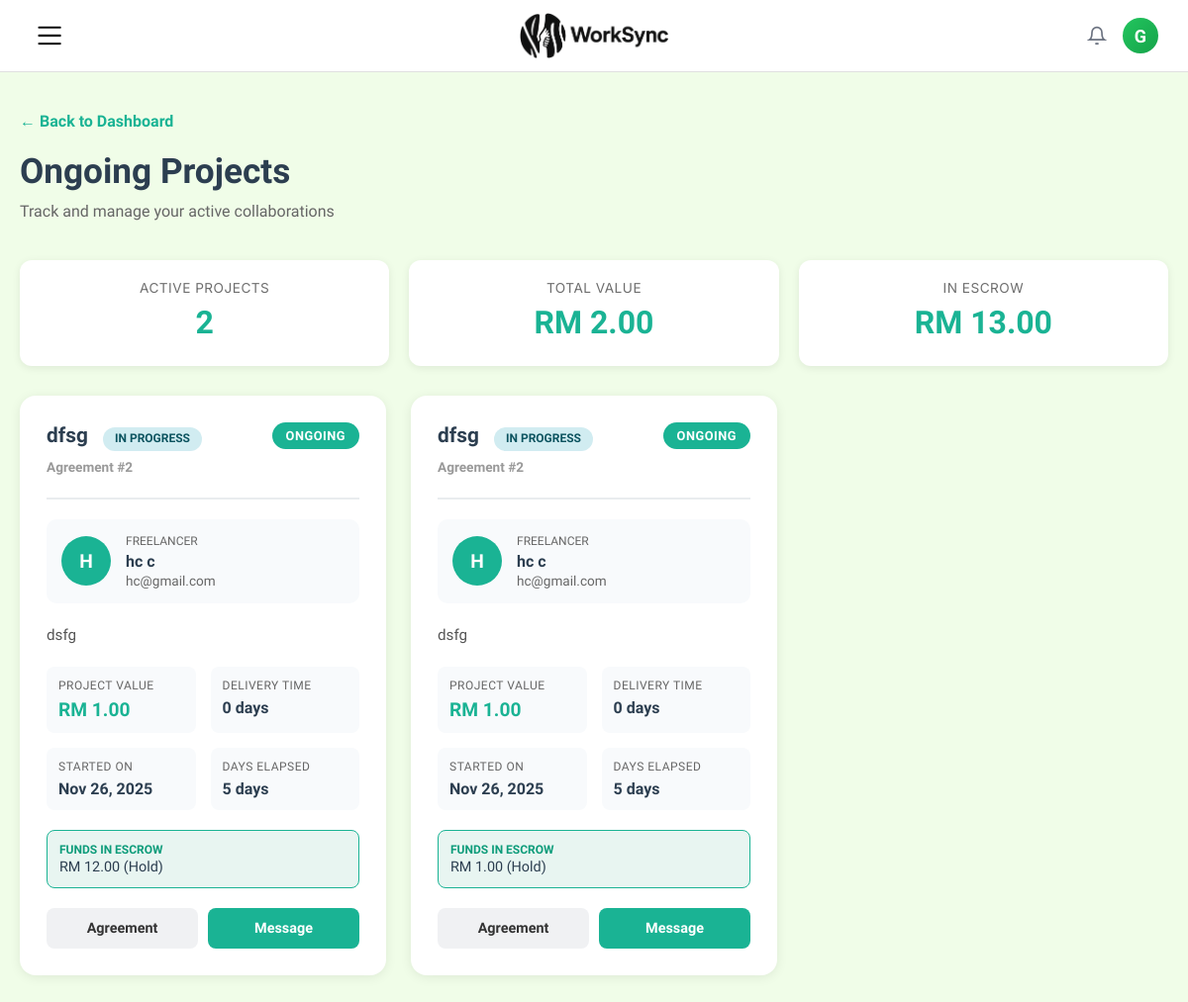
/page/ongoing_projects.php (signed in), run on an earlier commit of the app's database.
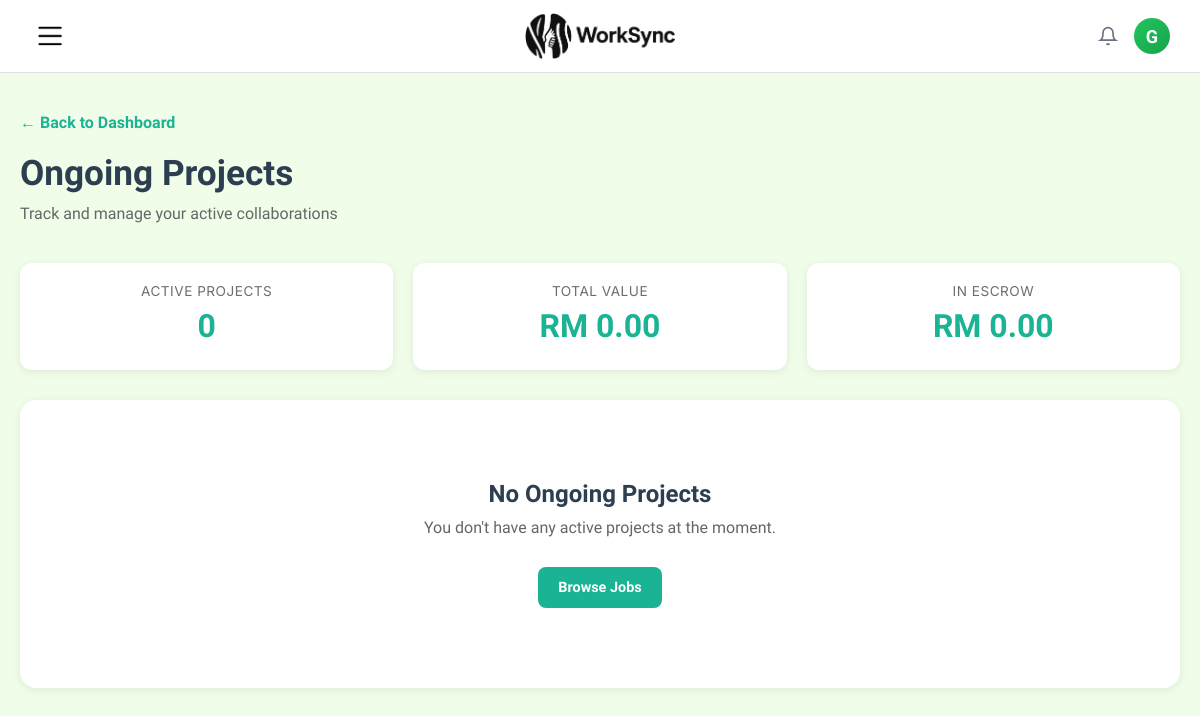
And on a later commit of the database.
### tables this page shows
CREATE TABLE
  `agreement` (
    `AgreementID` int (11) NOT NULL,
    `FreelancerID` int (11) DEFAULT NULL,
    `ClientID` int (11) DEFAULT NULL,
    `CreatedDate` timestamp NOT NULL DEFAULT current_timestamp(),
    `CompleteDate` date DEFAULT NULL,
    `DeliveryDate` date DEFAULT NULL,
    `agreeementPath` varchar(255) DEFAULT NULL,
    `ClientSignedDate` datetime DEFAULT NULL,
    `ClientSignaturePath` varchar(255) DEFAULT NULL,
    `FreelancerSignedDate` datetime DEFAULT NULL,
    `ExpiredDate` datetime DEFAULT NULL,
    `FreelancerSignaturePath` varchar(255) DEFAULT NULL,
    `Terms` text DEFAULT NULL,
    `Status` varchar(50) DEFAULT NULL,
    `ProjectTitle` varchar(255) DEFAULT NULL,
    `Scope` text DEFAULT NULL,
    `DeliveryTime` int (11) NOT NULL,
    `Deliverables` text DEFAULT NULL,
    `PaymentAmount` decimal(10, 2) DEFAULT NULL,
    `RemainingRevisions` int (11) NOT NULL DEFAULT 3,
    `ProjectDetail` text DEFAULT NULL,
    `FreelancerName` varchar(255) DEFAULT NULL,
    `ClientName` varchar(255) DEFAULT NULL
  );

CREATE TABLE
  `freelancer` (
    `FreelancerID` int (11) NOT NULL,
    `FirstName` varchar(100) DEFAULT NULL,
    `LastName` varchar(100) DEFAULT NULL,
    `Email` varchar(255) DEFAULT NULL,
    `Password` varchar(255) DEFAULT NULL,
    `PhoneNo` varchar(50) DEFAULT NULL,
    `ProfilePicture` varchar(500) DEFAULT NULL,
    `Status` varchar(50) DEFAULT NULL,
    `Address` text DEFAULT NULL,
    `Experience` text DEFAULT NULL,
    `Education` text DEFAULT NULL,
    `SocialMediaURL` varchar(255) DEFAULT NULL,
    `Bio` text DEFAULT NULL,
    `Rating` decimal(3, 2) DEFAULT NULL,
    `TotalEarned` decimal(10, 2) DEFAULT NULL,
    `JoinedDate` timestamp NOT NULL DEFAULT current_timestamp(),
    `isDelete` tinyint (1) DEFAULT 0
  );

CREATE TABLE
  `escrow` (
    `EscrowID` int (11) NOT NULL,
    `OrderID` int (11) DEFAULT NULL COMMENT 'Order/Project ID if applicable',
    `PayerID` int (11) NOT NULL COMMENT 'Client ID who pays',
    `PayeeID` int (11) NOT NULL COMMENT 'Freelancer ID who receives',
    `Amount` decimal(10, 2) NOT NULL,
    `Status` enum ('hold', 'released', 'refunded') NOT NULL DEFAULT 'hold',
    `CreatedAt` timestamp NOT NULL DEFAULT current_timestamp(),
    `ReleasedAt` timestamp NULL DEFAULT NULL
  );

### includes/header.php (called while the page is built, shortened)
<?php
if (isset($_SESSION['user_id']) && isset($_SESSION['user_type'])) {
    $user_type = $_SESSION['user_type'];
} else {
    echo '👤';
}
?>

### page/ongoing_projects.php (the view, shortened to what the changed rows need)
<?php
$user_id = $_SESSION['user_id'];
$user_type = $_SESSION['user_type'];
$conn = getDBConnection();
if ($user_type === 'client') {
    $sql = "SELECT
                a.AgreementID,
                a.ProjectTitle,
                a.ProjectDetail,
                a.PaymentAmount,
                a.DeliveryTime,
                a.ClientSignedDate,
                a.FreelancerSignedDate,
                a.Status,
                a.FreelancerName,
                a.agreeementPath,
                f.FreelancerID,
                f.Email as FreelancerEmail,
                f.ProfilePicture,
                f.Rating,
                e.EscrowID,
                e.Amount as EscrowAmount,
                e.Status as EscrowStatus,
                ws.SubmissionID,
                ws.Status as SubmissionStatus,
                ws.SubmittedAt
            FROM agreement a
            JOIN freelancer f ON a.FreelancerID = f.FreelancerID
            LEFT JOIN escrow e ON e.OrderID = a.AgreementID
            LEFT JOIN work_submissions ws ON ws.AgreementID = a.AgreementID AND ws.Status = 'pending_review'
            WHERE a.ClientID = ? AND (a.Status = 'ongoing' OR a.Status = 'pending_review')
            ORDER BY a.FreelancerSignedDate DESC";
    $stmt = $conn->prepare($sql);
    $stmt->bind_param('i', $user_id);
}
$stmt->execute();
$result = $stmt->get_result();
$ongoing_projects = [];
while ($row = $result->fetch_assoc()) {
    $ongoing_projects[] = $row;
}
?>
<!DOCTYPE html>
<html lang="en">
<head>
    <link rel="stylesheet" href="/assets/css/app.css">
    <link rel="stylesheet" href="/assets/css/profile.css">
    <link rel="stylesheet" href="/assets/css/dashboard.css">
</head>
<body>
    <?php
    include '../includes/header.php';
    ?>
    <div class="main-content">
        <div class="page-container">
            <div class="page-header">
                <h1>Ongoing Projects</h1>
            </div>
            <div class="stats-bar">
                <div class="stat-card">
                    <div class="stat-label">Active Projects</div>
                    <div class="stat-value"><?= count($ongoing_projects) ?></div>
                </div>
                <div class="stat-card">
                    <div class="stat-label">Total Value</div>
                    <div class="stat-value">RM <?= number_format(array_sum(array_column($ongoing_projects, 'PaymentAmount')), 2) ?></div>
                </div>
                <div class="stat-card">
                    <div class="stat-label">In Escrow</div>
                    <div class="stat-value">RM <?= number_format(array_sum(array_column($ongoing_projects, 'EscrowAmount')), 2) ?></div>
                </div>
            </div>
            <?php if (empty($ongoing_projects)): ?>
                <div class="empty-state">
                    <h3>No Ongoing Projects</h3>
                    <p>You don't have any active projects at the moment.</p>
                    <?php if ($user_type === 'client'): ?>
                        <a href="job/browse_job.php" class="btn btn-primary" style="display: inline-block;">Browse Jobs</a>
                    <?php else: ?>
                        <a href="job/browse_job.php" class="btn btn-primary" style="display: inline-block;">Find Jobs</a>
                    <?php endif; ?>
                </div>
            <?php else: ?>
                <div class="projects-grid">
                    <?php foreach ($ongoing_projects as $project): ?>
                        <div class="project-card">
                            <div class="project-header">
                                <div class="project-title">
                                    <h3>
                                        <?= htmlspecialchars($project['ProjectTitle']) ?>
                                        <span class="status-indicator status-<?= str_replace('_', '-', strtolower($project['Status'])) ?>">
                                            <?= $project['Status'] === 'pending_review' ? 'Pending Review' : 'In Progress' ?>
                                        </span>
                                    </h3>
                                    <div class="project-id">Agreement #<?= $project['AgreementID'] ?></div>
                                </div>
                                <div class="status-badge">Ongoing</div>
                            </div>
                            <div class="collaborator-info">
                                <div class="collaborator-avatar">
                                    <?php if (!empty($project['ProfilePicture'])): ?>
                                        <img src="<?= htmlspecialchars($project['ProfilePicture']) ?>" alt="Profile">
                                    <?php else: ?>
                                        <?php
                                        $name = $user_type === 'client' ? $project['FreelancerName'] : $project['ClientName'];
                                        echo strtoupper(substr($name, 0, 1));
                                        ?>
                                    <?php endif; ?>
                                </div>
                                <div class="collaborator-details">
                                    <div class="collaborator-label">
                                        <?= $user_type === 'client' ? 'Freelancer' : 'Client' ?>
                                    </div>
                                    <div class="collaborator-name">
                                        <?= htmlspecialchars($user_type === 'client' ? $project['FreelancerName'] : $project['ClientName']) ?>
                                    </div>
                                    <div class="collaborator-email">
                                        <?= htmlspecialchars($user_type === 'client' ? $project['FreelancerEmail'] : $project['ClientEmail']) ?>
                                    </div>
                                </div>
                            </div>
                            <div class="project-description">
                                <?= htmlspecialchars($project['ProjectDetail']) ?>
                            </div>
                            <div class="project-meta">
                                <div class="meta-item">
                                    <div class="meta-label">Project Value</div>
                                    <div class="meta-value amount">RM <?= number_format($project['PaymentAmount'], 2) ?></div>
                                </div>
                                <div class="meta-item">
                                    <div class="meta-label">Delivery Time</div>
                                    <div class="meta-value"><?= $project['DeliveryTime'] ?> days</div>
                                </div>
                                <div class="meta-item">
                                    <div class="meta-label">Started On</div>
                                    <div class="meta-value">
                                        <?= date('M d, Y', strtotime($project['FreelancerSignedDate'])) ?>
                                    </div>
                                </div>
                                <div class="meta-item">
                                    <div class="meta-label">Days Elapsed</div>
                                    <div class="meta-value">
                                        <?php
                                        $start_date = new DateTime($project['FreelancerSignedDate']);
                                        $now = new DateTime();
                                        $diff = $start_date->diff($now);
                                        echo $diff->days;
                                        ?> days
                                    </div>
                                </div>
                            </div>
                            <?php if (!empty($project['EscrowAmount'])): ?>
                                <div class="escrow-info">
                                    <div class="escrow-text">
                                        <div class="escrow-label">Funds in Escrow</div>
                                        <div class="escrow-amount">
                                            RM <?= number_format($project['EscrowAmount'], 2) ?>
                                            (<?= ucfirst($project['EscrowStatus']) ?>)
                                        </div>
                                    </div>
                                </div>
                            <?php endif; ?>
                            <div class="project-actions">
                                <a href="<?= htmlspecialchars($project['agreeementPath']) ?>" target="_blank" class="btn btn-secondary">
                                    Agreement
                                </a>
                                <a href="messages.php?<?= $user_type === 'client' ? 'freelancer_id=' . $project['FreelancerID'] : 'client_id=' . $project['ClientID'] ?>" class="btn btn-primary">
                                    Message
                                </a>
                            </div>
                        </div>
                    <?php endforeach; ?>
                </div>
            <?php endif; ?>
        </div>
    </div>
</body>
</html>

What changed in the data, as far as the page shows it:
removed agreement: ProjectTitle "dfsg", Status "IN PROGRESS", AgreementID "2", FreelancerName "H", FreelancerName "hc c", FreelancerID.Email "hc@gmail.com", ProjectDetail "dsfg", PaymentAmount "1.00", DeliveryTime "0", FreelancerSignedDate "Nov 26, 2025", FreelancerSignedDate "5", escrow.Amount "12.00", escrow.Status "Hold", escrow.Amount "1.00"
Also different on the page:
count($ongoing_projects): "2" → "0"
array_sum(array_column($ongoing_projects, 'PaymentAmount')): "2.00" → "0.00"
array_sum(array_column($ongoing_projects, 'EscrowAmount')): "13.00" → "0.00"
text now shown: "No Ongoing Projects You don't have any active projects at the moment. Browse Jobs"
